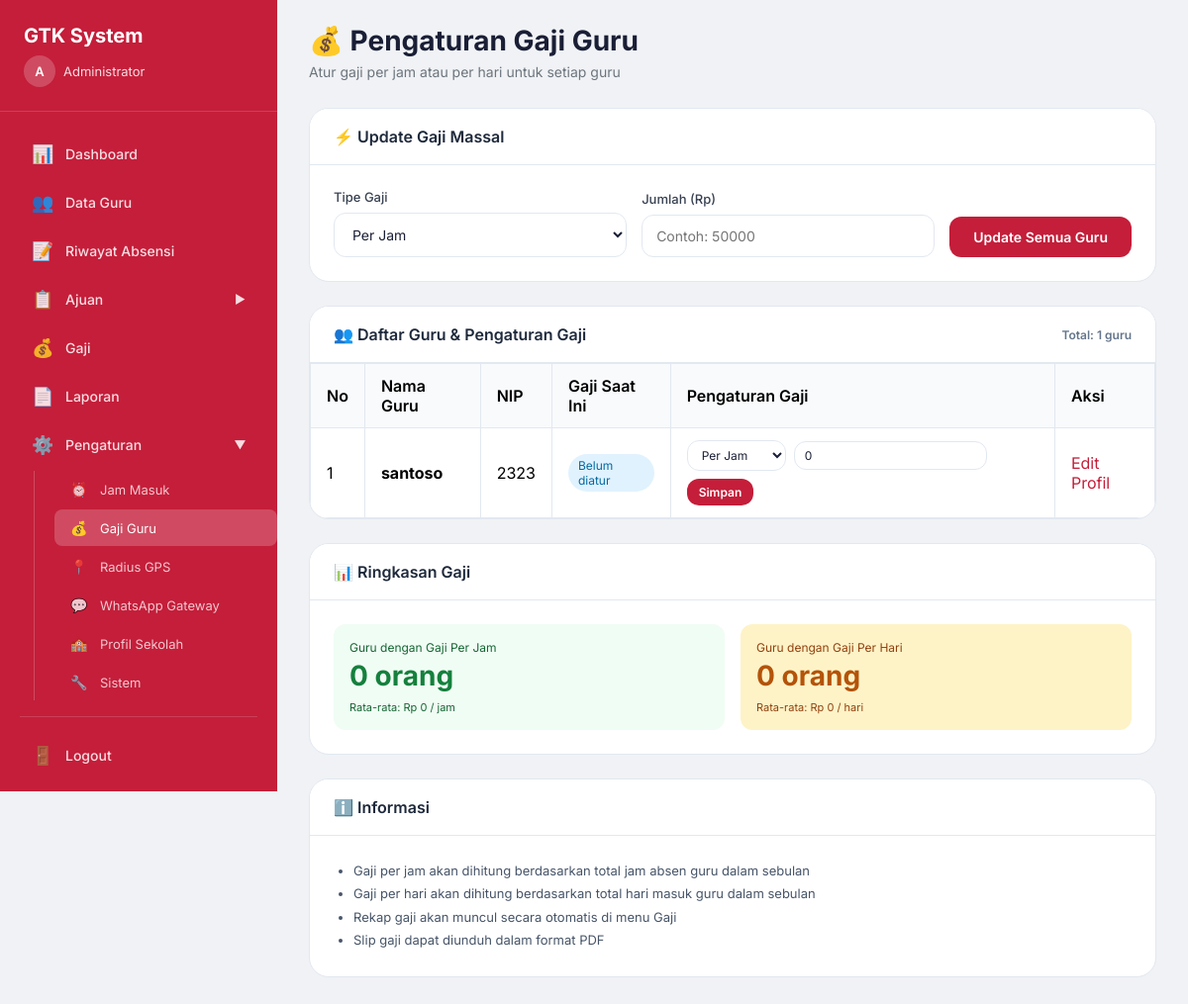
Page /admin/pengaturan_gaji.php (signed in) on the committed database.
### tables this page shows
CREATE TABLE `guru` (
  `id_guru` int(11) NOT NULL,
  `nama` varchar(100) NOT NULL,
  `nip` varchar(50) NOT NULL,
  `jabatan` varchar(50) DEFAULT NULL,
  `no_hp` varchar(20) DEFAULT NULL,
  `foto` text DEFAULT NULL,
  `status` enum('aktif','nonaktif') DEFAULT 'aktif',
  `gaji_perjam` decimal(10,2) DEFAULT NULL,
  `gaji_perhari` decimal(10,2) DEFAULT NULL,
  `gaji_pokok` decimal(10,2) DEFAULT NULL,
  `username` varchar(50) NOT NULL,
  `password` varchar(255) NOT NULL,
  `role` enum('admin','guru') DEFAULT 'guru',
  `created_at` timestamp NOT NULL DEFAULT current_timestamp()
);

### admin/pengaturan_gaji.php (the view, shortened to what this page needs)
<?php
require_once '../config/database.php';
$stmt = $pdo->query("SELECT id_guru, nama, nip, jabatan, gaji_perjam, gaji_perhari FROM guru WHERE role = 'guru' ORDER BY nama");
$guru_list = $stmt->fetchAll();
$total_gaji_perjam = 0;
$total_gaji_perhari = 0;
$guru_perjam = 0;
$guru_perhari = 0;
include '../includes/header.php';
include '../includes/sidebar.php';
?>
<div class="main-content">
    <div class="content-wrapper">
        <div class="page-header">
            <h1 class="page-title">💰 Pengaturan Gaji Guru</h1>
            <p class="page-subtitle">Atur gaji per jam atau per hari untuk setiap guru</p>
        </div>
        <div class="card">
            <div class="card-header">
                <span>⚡ Update Gaji Massal</span>
            </div>
            <div class="card-body">
                <form method="POST" style="display: flex; flex-wrap: wrap; gap: 15px; align-items: flex-end;">
                    <div style="flex: 1; min-width: 150px;">
                        <label class="form-label">Tipe Gaji</label>
                        <select name="tipe_massal" class="form-control" required>
                            <option value="perjam">Per Jam</option>
                        </select>
                    </div>
                    <div style="flex: 1; min-width: 180px;">
                        <label class="form-label">Jumlah (Rp)</label>
                        <input type="text" name="jumlah_massal" class="form-control" placeholder="Contoh: 50000" required>
                    </div>
                    <div>
                        <button type="submit" name="update_massal" class="btn btn-primary" onclick="return confirm('Update gaji semua guru?')">Update Semua Guru</button>
                    </div>
                </form>
            </div>
        </div>
        <div class="card">
            <div class="card-header">
                <span>👥 Daftar Guru & Pengaturan Gaji</span>
                <span style="font-size: 12px; color: #64748b;">Total: <?= count($guru_list) ?> guru</span>
            </div>
            <div class="card-body" style="padding: 0;">
                <div style="overflow-x: auto;">
                    <table class="data-table">
                        <thead>
                            <tr>
                                <th>No</th>
                                <th>Nama Guru</th>
                                <th>NIP</th>
                                <th>Gaji Saat Ini</th>
                                <th>Pengaturan Gaji</th>
                                <th>Aksi</th>
                            </tr>
                        </thead>
                        <tbody>
                            <?php if(count($guru_list) > 0): ?>
                                <?php $no = 1; foreach($guru_list as $guru):
                                    $gaji_perjam = $guru['gaji_perjam'] ? 'Rp ' . number_format($guru['gaji_perjam'], 0, ',', '.') . ' / jam' : '-';
                                    $gaji_perhari = $guru['gaji_perhari'] ? 'Rp ' . number_format($guru['gaji_perhari'], 0, ',', '.') . ' / hari' : '-';
                                    $gaji_current = $guru['gaji_perjam'] ? $gaji_perjam : ($guru['gaji_perhari'] ? $gaji_perhari : 'Belum diatur');
                                ?>
                                <tr>
                                    <td data-label="No"><?= $no++ ?></td>
                                    <td data-label="Nama Guru"><strong><?= htmlspecialchars($guru['nama']) ?></strong></td>
                                    <td data-label="NIP"><?= htmlspecialchars($guru['nip']) ?></td>
                                    <td data-label="Gaji Saat Ini">
                                        <span class="badge-info"><?= $gaji_current ?></span>
                                    </td>
                                    <td data-label="Pengaturan Gaji">
                                        <form method="POST" class="gaji-form">
                                            <select name="tipe_gaji" class="form-control form-control-sm">
                                                <option value="perjam" <?= $guru['gaji_perjam'] ? 'selected' : '' ?>>Per Jam</option>
                                            </select>
                                            <input type="text" name="jumlah" class="form-control form-control-sm" placeholder="Jumlah" value="<?= number_format($guru['gaji_perjam'] ?? $guru['gaji_perhari'] ?? 0, 0, ',', '.') ?>">
                                            <button type="submit" name="update_gaji" class="btn btn-primary btn-sm">Simpan</button>
                                        </form>
                                    </td>
                                    <td data-label="Aksi">
                                        <a href="data_guru.php?edit=<?= $guru['id_guru'] ?>" class="btn-link">Edit Profil</a>
                                    </td>
                                </tr>
                                <?php endforeach; ?>
                            <?php else: ?>
                                <tr>
                                    <td colspan="6" class="text-center">📭 Belum ada data guru</td>
                                </tr>
                            <?php endif; ?>
                        </tbody>
                    </table>
                </div>
            </div>
        </div>
        <div class="card">
            <div class="card-header">📊 Ringkasan Gaji</div>
            <div class="card-body">
                <div class="summary-grid">
                    <div class="summary-card green">
                        <div class="summary-title">Guru dengan Gaji Per Jam</div>
                        <div class="summary-value"><?= $guru_perjam ?> orang</div>
                        <div class="summary-desc">Rata-rata: Rp <?= $guru_perjam > 0 ? number_format($total_gaji_perjam / $guru_perjam, 0, ',', '.') : 0 ?> / jam</div>
                    </div>
                    <div class="summary-card orange">
                        <div class="summary-title">Guru dengan Gaji Per Hari</div>
                        <div class="summary-value"><?= $guru_perhari ?> orang</div>
                        <div class="summary-desc">Rata-rata: Rp <?= $guru_perhari > 0 ? number_format($total_gaji_perhari / $guru_perhari, 0, ',', '.') : 0 ?> / hari</div>
                    </div>
                </div>
            </div>
        </div>
        <div class="card">
            <div class="card-header">ℹ️ Informasi</div>
            <div class="card-body">
                <ul class="info-list">
                    <li>Gaji per jam akan dihitung berdasarkan total jam absen guru dalam sebulan</li>
                    <li>Gaji per hari akan dihitung berdasarkan total hari masuk guru dalam sebulan</li>
                    <li>Rekap gaji akan muncul secara otomatis di menu Gaji</li>
                    <li>Slip gaji dapat diunduh dalam format PDF</li>
                </ul>
            </div>
        </div>
    </div>
</div>
<?php require_once '../includes/footer.php'; ?>

### includes/header.php (style rules this page uses)
* { margin: 0; padding: 0; box-sizing: border-box; }
body { font-family: 'Inter', -apple-system, BlinkMacSystemFont, 'Segoe UI', Roboto, sans-serif; background: #f0f2f5; }
.main-content { margin-left: 280px; min-height: 100vh; }
.content-wrapper { padding: 24px 32px; }
.page-header { margin-bottom: 28px; }
.page-title { font-size: 28px; font-weight: 700; color: #1a1f36; margin-bottom: 6px; }
.page-subtitle { font-size: 14px; color: #6c757d; }
.card { background: #ffffff; border-radius: 20px; border: 1px solid #e2e8f0; overflow: hidden; margin-bottom: 24px; }
.card-header { padding: 18px 24px; border-bottom: 1px solid #e2e8f0; font-weight: 600; font-size: 16px; color: #1e293b; background: #ffffff; display: flex; justify-content: space-between; align-items: center; flex-wrap: wrap; gap: 10px; }
.card-body { padding: 24px; }
.form-label { display: block; font-size: 13px; font-weight: 500; color: #374151; margin-bottom: 8px; }
.form-control { width: 100%; padding: 12px 14px; font-size: 14px; font-family: 'Inter', sans-serif; border: 1px solid #e2e8f0; border-radius: 12px; background: #ffffff; color: #1a1f36; }
select.form-control { cursor: pointer; }
.btn { padding: 12px 24px; font-size: 14px; font-weight: 600; font-family: 'Inter', sans-serif; border: none; border-radius: 12px; cursor: pointer; display: inline-flex; align-items: center; gap: 8px; text-decoration: none; }
.btn-primary { background: #c41e3a; color: #ffffff; }
.data-table { width: 100%; border-collapse: collapse; }
.data-table th, .data-table td { padding: 12px 16px; border: 1px solid #e2e8f0; text-align: left; }
.data-table th { background: #f8fafc; font-weight: 600; }

### admin/pengaturan_gaji.php (style rules this page uses)
.badge-info { background: #e0f2fe; color: #0369a1; padding: 4px 10px; border-radius: 20px; font-size: 12px; display: inline-block; }
.gaji-form { display: flex; gap: 8px; flex-wrap: wrap; align-items: center; }
.form-control-sm { padding: 6px 10px; font-size: 12px; width: auto; min-width: 100px; }
.btn-sm { padding: 6px 12px; font-size: 12px; }
.btn-link { color: #c41e3a; text-decoration: none; }
.summary-grid { display: grid; grid-template-columns: repeat(2, 1fr); gap: 16px; }
.summary-card { border-radius: 12px; padding: 16px; }
.summary-card.green { background: #f0fdf4; }
.summary-card.orange { background: #fef3c7; }
.summary-title { font-size: 12px; margin-bottom: 4px; }
.summary-value { font-size: 28px; font-weight: 700; }
.summary-desc { font-size: 11px; margin-top: 8px; }
.green .summary-title, .green .summary-desc { color: #166534; }
.green .summary-value { color: #15803d; }
.orange .summary-title, .orange .summary-desc { color: #92400e; }
.orange .summary-value { color: #b45309; }
.info-list { margin-left: 20px; color: #475569; font-size: 13px; line-height: 1.8; }

### rows in the picture
guru: nama "santoso", nip "2323", gaji_current "Belum diatur", jumlah "0"

### other values in the picture
substr($_SESSION['nama'] ?? 'U', 0, 1) "A"
$_SESSION['nama'] "Administrator"
count($guru_list) "1"
$guru_perjam "0"
$guru_perhari "0"
